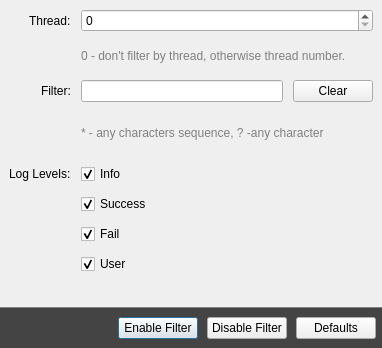
<?xml version="1.0" encoding="UTF-8"?>
<ui version="4.0">
 <class>LogFilter</class>
 <widget class="QDialog" name="LogFilter">
  <property name="geometry">
   <rect>
    <x>0</x>
    <y>0</y>
    <width>382</width>
    <height>348</height>
   </rect>
  </property>
  <property name="windowTitle">
   <string>Form</string>
  </property>
  <layout class="QVBoxLayout" name="verticalLayout">
   <property name="spacing">
    <number>0</number>
   </property>
   <property name="leftMargin">
    <number>0</number>
   </property>
   <property name="topMargin">
    <number>0</number>
   </property>
   <property name="rightMargin">
    <number>0</number>
   </property>
   <property name="bottomMargin">
    <number>0</number>
   </property>
   <item>
    <layout class="QFormLayout" name="formLayout">
     <property name="labelAlignment">
      <set>Qt::AlignRight|Qt::AlignTrailing|Qt::AlignVCenter</set>
     </property>
     <property name="horizontalSpacing">
      <number>10</number>
     </property>
     <property name="verticalSpacing">
      <number>10</number>
     </property>
     <property name="leftMargin">
      <number>9</number>
     </property>
     <property name="topMargin">
      <number>9</number>
     </property>
     <property name="rightMargin">
      <number>9</number>
     </property>
     <item row="0" column="0">
      <widget class="QLabel" name="label">
       <property name="text">
        <string>Thread:</string>
       </property>
      </widget>
     </item>
     <item row="4" column="0">
      <widget class="QLabel" name="label_2">
       <property name="text">
        <string>Filter:</string>
       </property>
      </widget>
     </item>
     <item row="0" column="1">
      <widget class="QSpinBox" name="ThreadIndex">
       <property name="maximum">
        <number>100</number>
       </property>
      </widget>
     </item>
     <item row="1" column="1">
      <widget class="QLabel" name="label_5">
       <property name="styleSheet">
        <string notr="true">QWidget{color:gray}</string>
       </property>
       <property name="text">
        <string>0 - don't filter by thread, otherwise thread number.</string>
       </property>
       <property name="wordWrap">
        <bool>true</bool>
       </property>
      </widget>
     </item>
     <item row="4" column="1">
      <layout class="QHBoxLayout" name="horizontalLayout_3">
       <item>
        <widget class="QLineEdit" name="FilterEdit"/>
       </item>
       <item>
        <widget class="QPushButton" name="ClearFilter">
         <property name="sizePolicy">
          <sizepolicy hsizetype="Minimum" vsizetype="Preferred">
           <horstretch>0</horstretch>
           <verstretch>0</verstretch>
          </sizepolicy>
         </property>
         <property name="focusPolicy">
          <enum>Qt::NoFocus</enum>
         </property>
         <property name="text">
          <string>Clear</string>
         </property>
        </widget>
       </item>
      </layout>
     </item>
     <item row="5" column="1">
      <widget class="QLabel" name="label_4">
       <property name="styleSheet">
        <string notr="true">QWidget{color:gray}</string>
       </property>
       <property name="text">
        <string>* - any characters sequence, ? -any character</string>
       </property>
       <property name="wordWrap">
        <bool>true</bool>
       </property>
      </widget>
     </item>
     <item row="6" column="0">
      <widget class="QLabel" name="label_3">
       <property name="text">
        <string>Log Levels:</string>
       </property>
      </widget>
     </item>
     <item row="6" column="1">
      <widget class="QCheckBox" name="Info">
       <property name="text">
        <string>Info</string>
       </property>
       <property name="checked">
        <bool>true</bool>
       </property>
      </widget>
     </item>
     <item row="7" column="1">
      <widget class="QCheckBox" name="Success">
       <property name="text">
        <string>Success</string>
       </property>
       <property name="checked">
        <bool>true</bool>
       </property>
      </widget>
     </item>
     <item row="8" column="1">
      <widget class="QCheckBox" name="Fail">
       <property name="text">
        <string>Fail</string>
       </property>
       <property name="checked">
        <bool>true</bool>
       </property>
      </widget>
     </item>
     <item row="9" column="1">
      <widget class="QCheckBox" name="User">
       <property name="text">
        <string>User</string>
       </property>
       <property name="checked">
        <bool>true</bool>
       </property>
      </widget>
     </item>
    </layout>
   </item>
   <item>
    <widget class="QWidget" name="widget" native="true">
     <property name="minimumSize">
      <size>
       <width>0</width>
       <height>1</height>
      </size>
     </property>
     <property name="maximumSize">
      <size>
       <width>16777215</width>
       <height>1</height>
      </size>
     </property>
     <property name="styleSheet">
      <string notr="true">QWidget{background-color:gray}</string>
     </property>
    </widget>
   </item>
   <item>
    <widget class="QWidget" name="WidgetBottom" native="true">
     <property name="sizePolicy">
      <sizepolicy hsizetype="Preferred" vsizetype="Maximum">
       <horstretch>0</horstretch>
       <verstretch>0</verstretch>
      </sizepolicy>
     </property>
     <property name="styleSheet">
      <string notr="true">#WidgetBottom{background-color:#444}</string>
     </property>
     <layout class="QHBoxLayout" name="horizontalLayout_2">
      <property name="spacing">
       <number>9</number>
      </property>
      <property name="topMargin">
       <number>9</number>
      </property>
      <property name="rightMargin">
       <number>6</number>
      </property>
      <property name="bottomMargin">
       <number>9</number>
      </property>
      <item>
       <layout class="QHBoxLayout" name="horizontalLayout">
        <item>
         <spacer name="horizontalSpacer">
          <property name="orientation">
           <enum>Qt::Horizontal</enum>
          </property>
          <property name="sizeHint" stdset="0">
           <size>
            <width>40</width>
            <height>20</height>
           </size>
          </property>
         </spacer>
        </item>
        <item>
         <widget class="QPushButton" name="EnableFilter">
          <property name="text">
           <string>Enable Filter</string>
          </property>
          <property name="icon">
           <iconset resource="engine.qrc">
            <normaloff>:/engine/images/edit.png</normaloff>:/engine/images/edit.png</iconset>
          </property>
          <property name="iconSize">
           <size>
            <width>18</width>
            <height>18</height>
           </size>
          </property>
         </widget>
        </item>
        <item>
         <widget class="QPushButton" name="DisableFilter">
          <property name="text">
           <string>Disable Filter</string>
          </property>
          <property name="icon">
           <iconset resource="engine.qrc">
            <normaloff>:/engine/images/stop.png</normaloff>:/engine/images/stop.png</iconset>
          </property>
          <property name="iconSize">
           <size>
            <width>18</width>
            <height>18</height>
           </size>
          </property>
         </widget>
        </item>
        <item>
         <widget class="QPushButton" name="ClearLog">
          <property name="text">
           <string>Defaults</string>
          </property>
          <property name="icon">
           <iconset resource="engine.qrc">
            <normaloff>:/engine/images/clear.png</normaloff>:/engine/images/clear.png</iconset>
          </property>
          <property name="iconSize">
           <size>
            <width>18</width>
            <height>18</height>
           </size>
          </property>
         </widget>
        </item>
       </layout>
      </item>
     </layout>
    </widget>
   </item>
  </layout>
 </widget>
 <resources>
  <include location="engine.qrc"/>
 </resources>
 <connections/>
</ui>
